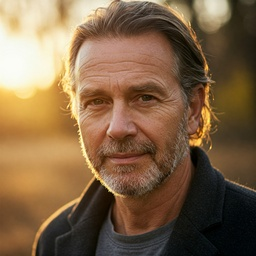
#> input picture Gemini_Generated_Image_lk1cj7lk1cj7lk1c.jpg, 256 x 256 px, shrunk from 2048 x 2048 before the run
$ jupyter execute sobel.ipynb
#> lines starting #> are read from the running program, lines starting #| are printed output that depends on the picture
[cell 1]
from pylab import*
import numpy as np
from PIL import*
import matplotlib.pyplot as plt

# Görüntüyü yükleme (gri tonlamalı olarak)
image = array(Image.open("Gemini_Generated_Image_lk1cj7lk1cj7lk1c.jpg").convert("L"))
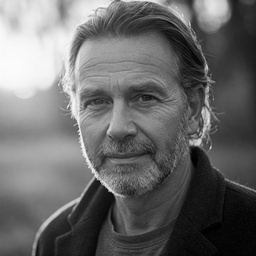
#> image: shape (256, 256); min 0, max 252, mean 105.1

[cell 2]
image

[cell 3]
def sobel(image,sobel_yonu="x"):

#> called with sobel_yonu = 'x'
    if sobel_yonu=="x":
        kernel=np.array([[-1,0,1],[-2,0,2],[-1,0,1]])
    elif sobel_yonu=="y":
        kernel=np.array([[1,2,1],[0,0,0],[-1,-2,-1]])
    else:
        raise ValueError("hatalı bir sobel değeri verilmiştir")
    kernelDizisi =[]
    sobel_veri = zeros((len(image),len(image[0])))
#> sobel_veri: shape (256, 256) float64; every value is 0
    for i in range(len(image)):
        for j in range(len(image[0])):
            if(i-1<0 or i+1>len(image)-1) or (j-1 <0 or j+1 > len(image[0])-1):
                sobel_veri[i][j]=0
            else:
                for k in range(3):
                    for m in range(3):
                        kernelDizisi.append(image[i - 1+k][j - 1+m]*kernel[k,m])
            piksel=sum(array(kernelDizisi))
            if len(kernelDizisi)==9:
                sobel_veri[i][j]=piksel
            kernelDizisi=[]
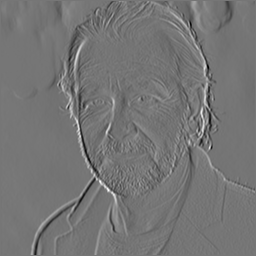
#> sobel_veri: shape (256, 256) float64; min -555, max 642, mean -4; drawn with min black and max white
    return sobel_veri

[cell 4]
yeniImage_x=sobel(image,sobel_yonu="x")
x1=np.concatenate((image,yeniImage_x),axis=1)
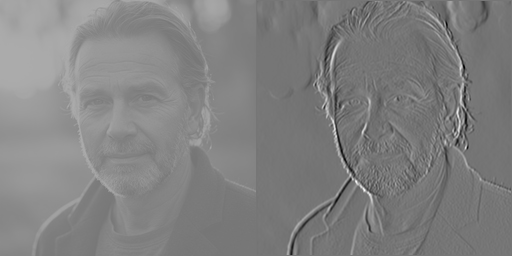
#> x1: shape (256, 512) float64; min -555, max 642, mean 50.6; drawn with min black and max white

[cell 5]
yeniImage_y=sobel(image,sobel_yonu="y")
#> call 2 of sobel, with sobel_yonu = 'y'
#> after the loop in sobel (call 2), `for i in range(len(image)):`:
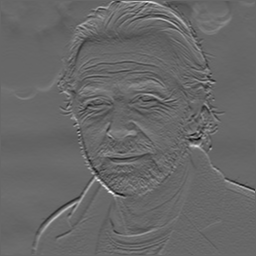
#> sobel_veri: shape (256, 256) float64; min -471, max 692, mean 4.3; drawn with min black and max white
yeniImage=np.sqrt(yeniImage_x**2+yeniImage_x**2)
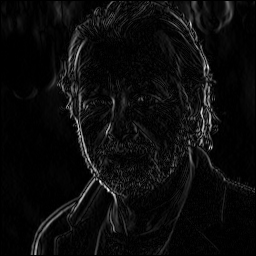
#> yeniImage: shape (256, 256) float64; min 0, max 907.9, mean 43.3; drawn with min black and max white
x2=np.concatenate((yeniImage_y,yeniImage), axis=1)
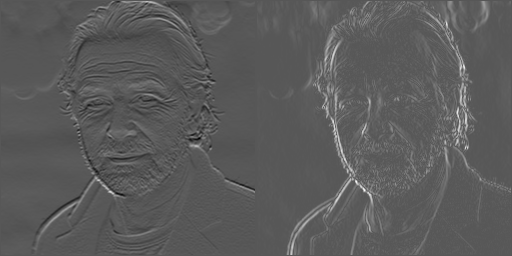
#> x2: shape (256, 512) float64; min -471, max 907.9, mean 23.8; drawn with min black and max white
x=vstack((x1,x2))
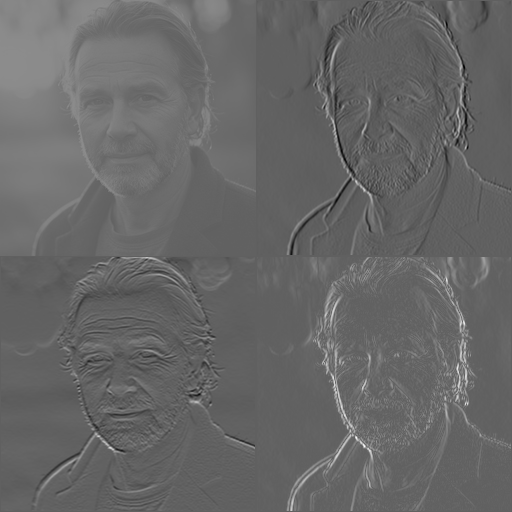
#> x: shape (512, 512) float64; min -555, max 907.9, mean 37.2; drawn with min black and max white
img=Image.fromarray(x.astype(uint8))
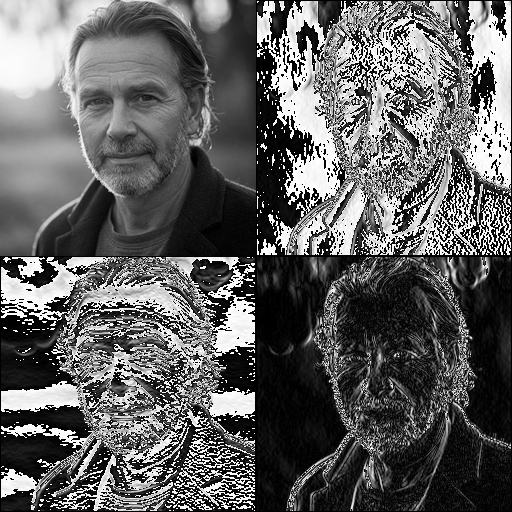
#> img: PIL image 512x512 L; min 0, max 255, mean 96.8
imshow(img,cmap="gray")

$ run again, with ai image with noisy.jpg copied over Gemini_Generated_Image_lk1cj7lk1cj7lk1c.jpg
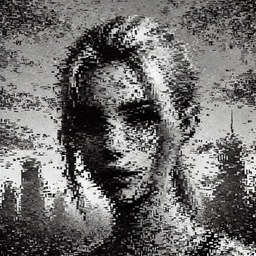
#> input picture ai image with noisy.jpg, 256 x 256 px, shrunk from 1024 x 1024 before the run
#> after the loop in sobel (call 2), `for i in range(len(image)):`:
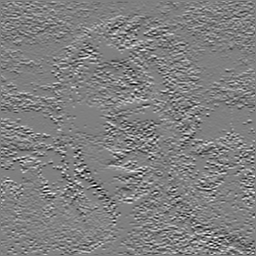
#> sobel_veri: shape (256, 256) float64; min -968, max 959, mean 1; drawn with min black and max white
#> `img=Image.fromarray(x.astype(uint8))`:
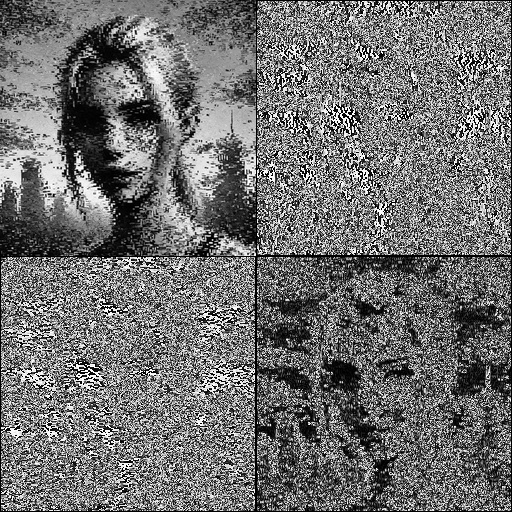
#> img: PIL image 512x512 L; min 0, max 255, mean 112.1

$ run again, with with color.jpg copied over Gemini_Generated_Image_lk1cj7lk1cj7lk1c.jpg
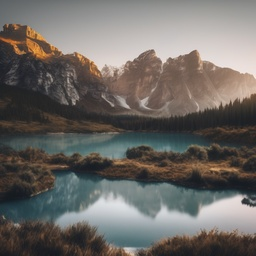
#> input picture with color.jpg, 256 x 256 px, shrunk from 1024 x 1024 before the run
#> after the loop in sobel (call 2), `for i in range(len(image)):`:
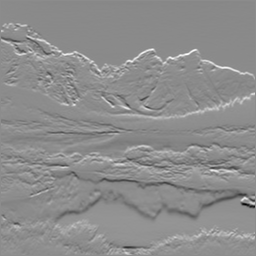
#> sobel_veri: shape (256, 256) float64; min -588, max 478, mean 2.5; drawn with min black and max white
#> `img=Image.fromarray(x.astype(uint8))`:
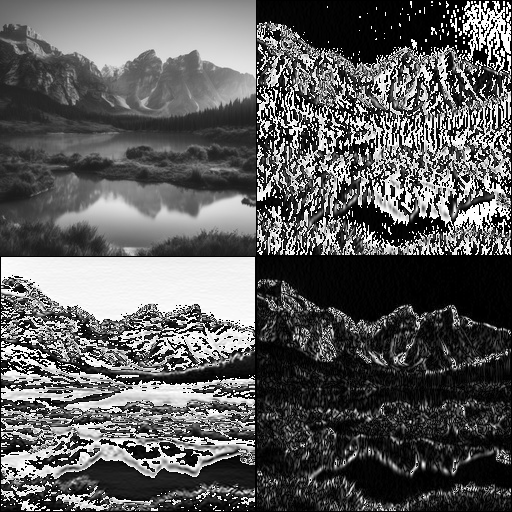
#> img: PIL image 512x512 L; min 0, max 255, mean 92.9
